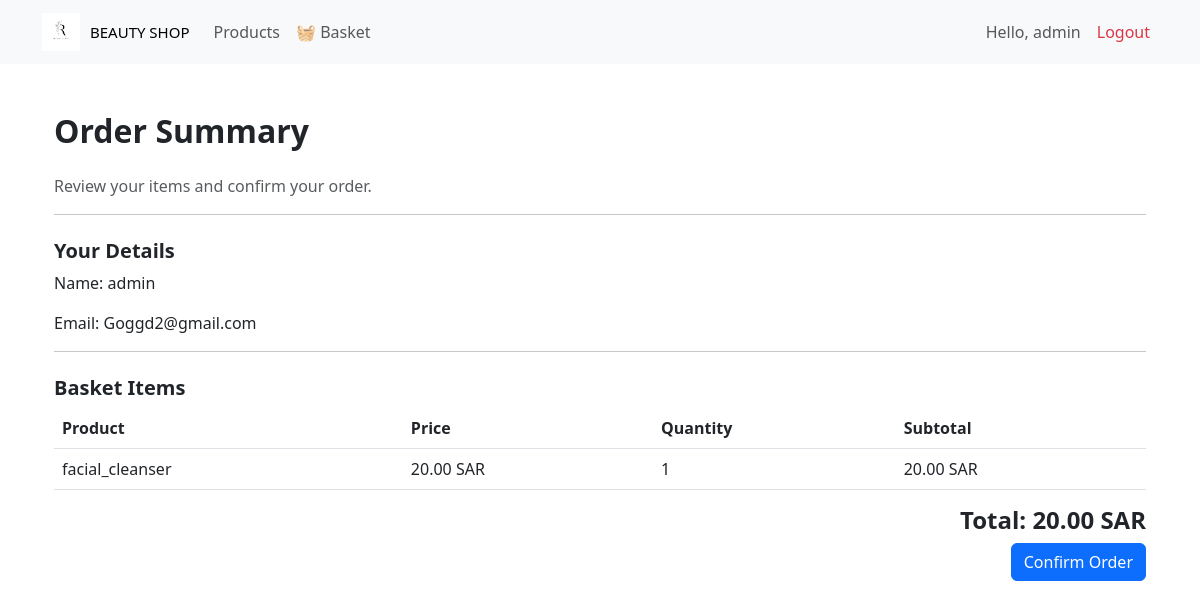
Page /order/ (signed in) on the earlier database version.
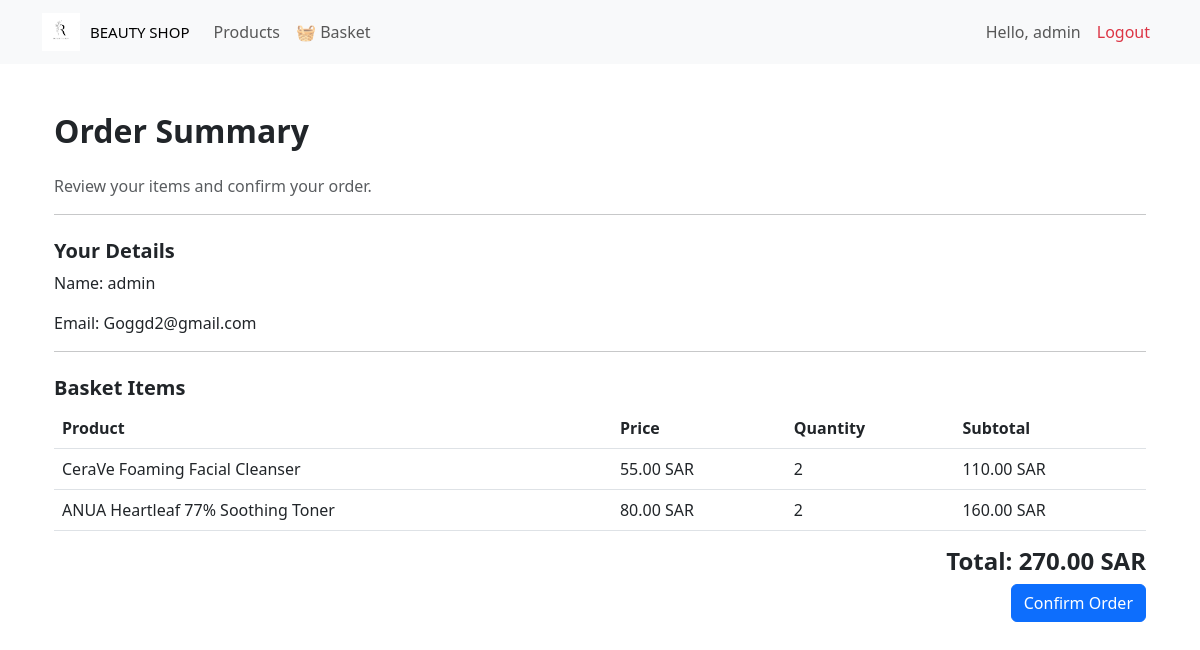
Same page on the later database version.
### webapp/models.py (models this page shows, shortened)
class Product(models.Model):
    name = models.CharField(max_length=200)
    description = models.TextField(blank=True, null=True)
    price = models.DecimalField(max_digits=8, decimal_places=2)
    image = models.ImageField(upload_to='products/', blank=True, null=True)

### webapp/views.py (the view, shortened to what this page needs)
# urls.py: path('order/', views.order_page, name='order'),
def order_page(request):
    items = BasketItem.objects.filter(user=request.user)
    basket_items = []
    total = 0
    for item in items:
        subtotal = item.product.price * item.quantity
        total += subtotal
        basket_items.append({'product': item.product, 'quantity': item.quantity, 'price': item.product.price,
                            'subtotal': subtotal
        })
    context = {'basket_items': basket_items,'total': total
    }
    context = {'basket_items': basket_items,'total': total}
    return render(request, 'webapp/order.html', context)

### webapp/templates/webapp/order.html (shortened to what this page needs)
{% extends 'webapp/base.html' %}
{% block content %}
<div class="container my-5">
    <h2 class="fw-bold mb-4">Order Summary</h2>
    <p class="text-muted">Review your items and confirm your order.</p>
    <hr>
    <h5 class="fw-semibold mt-4">Your Details</h5>
    <p>Name: {{ user.username }}</p>
    <p>Email: {{ user.email }}</p>
    <hr>
    <h5 class="fw-semibold mt-4">Basket Items</h5>
    <table class="table">
        <thead>
            <tr>
                <th>Product</th>
                <th>Price</th>
                <th>Quantity</th>
                <th>Subtotal</th>
            </tr>
        </thead>
        <tbody>
            {% for item in basket_items %}
            <tr>
                <td>{{ item.product.name }}</td>
                <td>{{ item.product.price }} SAR</td>
                <td>{{ item.quantity }}</td>
                <td>{{ item.subtotal }} SAR</td>
            </tr>
            {% endfor %}
        </tbody>
    </table>
    <h4 class="text-end fw-bold">Total: {{ total }} SAR</h4>
    <form method="post"  class="text-end">
        <button type="submit" class="btn btn-primary">Confirm Order</button>
    </form>
</div>
{% endblock %}

Differences in the rows shown:
changed Product: product.name "facial_cleanser" → "CeraVe Foaming Facial Cleanser"; product.price "20.00" → "55.00"; quantity "1" → "2"; subtotal "20.00" → "110.00"
now on this page (row edited): Product: product.name "ANUA Heartleaf 77% Soothing Toner", product.price "80.00", quantity "2", subtotal "160.00"
Other differences:
{{ total }}: "20.00" → "270.00"
